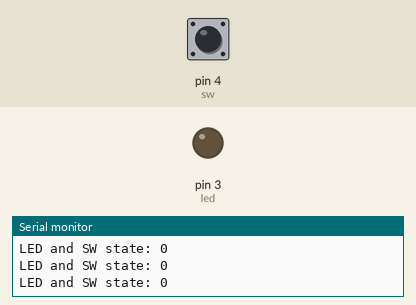
Simulated run of this sketch. Board: Arduino Uno, built with avr-gcc and run on an emulated ATmega328P. Parts: output pins drawn as LEDs (lit = HIGH), the last lines printed to the serial monitor. The inputs (shaded band) are chosen by the test bench; at power-on: pin 4 (sw) HIGH.

Above: at 1.2 s.
1.3 s: pin 4 (sw) pulled LOW for 0.15 s
At 1.39 s:
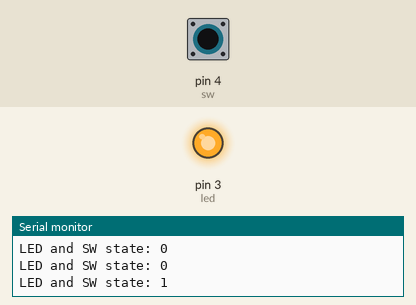
2.9 s: pin 4 (sw) pulled LOW for 3.2 s
At 7.1 s:
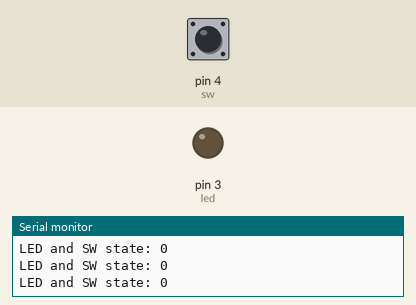
Timing chart, 0 to 8.6 s (numbered marks = the images above; inputs shaded):
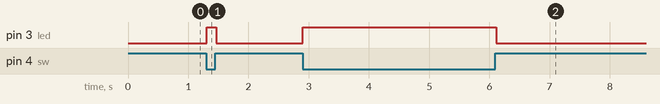

The sketch:

Polling.ino
```cpp
#define sw 4
#define led 3
void setup()
{
  Serial.begin(9600);
  pinMode(led,OUTPUT);
  pinMode(sw,INPUT_PULLUP);
}

void loop()
{
  bool x = !digitalRead(sw);
  digitalWrite(led,x);
  Serial.print("LED and SW state: ");
  Serial.println(x);
}
```

Measured:
- after the input at 1.3 s, pin 3 (led): LOW → HIGH at once, → LOW 0.15 s later
- after the input at 2.9 s, pin 3 (led): LOW → HIGH at once, → LOW 3.2 s later
